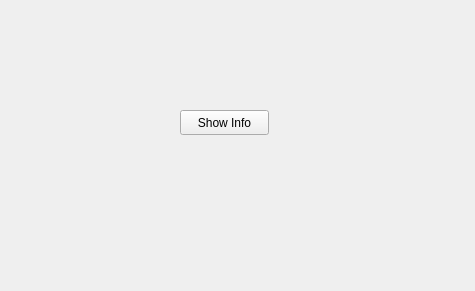
<?xml version="1.0" encoding="UTF-8"?>
<ui version="4.0">
 <class>Widget</class>
 <widget class="QWidget" name="Widget">
  <property name="geometry">
   <rect>
    <x>0</x>
    <y>0</y>
    <width>475</width>
    <height>291</height>
   </rect>
  </property>
  <property name="windowTitle">
   <string>Widget</string>
  </property>
  <widget class="QPushButton" name="showInfoButton">
   <property name="geometry">
    <rect>
     <x>180</x>
     <y>110</y>
     <width>89</width>
     <height>25</height>
    </rect>
   </property>
   <property name="text">
    <string>Show Info</string>
   </property>
  </widget>
 </widget>
 <resources/>
 <connections/>
</ui>
